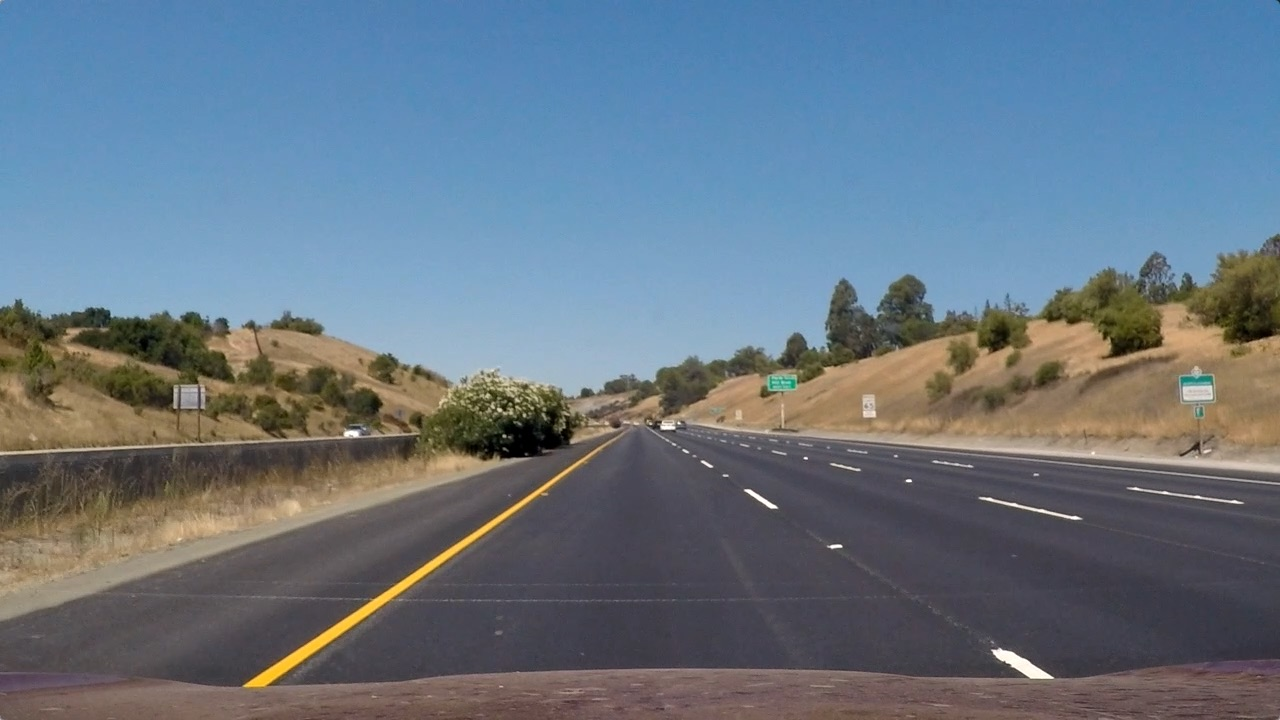
#> input picture phase 2/test_images/straight_lines1.jpg, 1280 x 720 px; its folder holds 4 pictures in this run
$ jupyter execute --allow-errors 'Vehicle detection using SVM and HOG feature extaction.ipynb'   (shell and % lines are left out)   (older library calls are emulated)
#> lines starting #> are read from the running program, lines starting #| are printed output that depends on the picture
# imports

[cell 1]
import os
import glob
import numpy as np
import matplotlib.pyplot as plt
import pickle
import time
import matplotlib.image as mpimg
from matplotlib import cm
from moviepy.editor import VideoFileClip
from sklearn.svm import LinearSVC
from sklearn.preprocessing import StandardScaler
from sklearn.model_selection import train_test_split
from skimage.feature import hog
from scipy.ndimage.measurements import label
import cv2
import math

# We plan to use Support vector classifier in this project, so we found a dataset online to use

## Loading dataset

[cell 2]
vehicle_images=[]
non_vehicle_images=[]

for root,dirs,files in os.walk('./vehicles/'):
    for file in files:
        if file.endswith('.png'):
            vehicle_images.append(os.path.join(root, file))


for root,dirs,files in os.walk('./non-vehicles/'):
    for file in files:
        if file.endswith('.png'):
            non_vehicle_images.append(os.path.join(root, file))

[cell 3]
v_images_number=len(vehicle_images)
nv_images_number=len(non_vehicle_images)
print('number of car images: ',v_images_number)
print('number of non-car images: ',nv_images_number)
#> (the rest of this cell did not finish here and is left out)

### Random vehicle images

[cell 4]
fig,ax=plt.subplots(4,4,figsize=(10,8))
ax= ax.ravel()

#> (the rest of this cell did not finish here and is left out)

### Random non vehicle images

[cell 5]
fig,ax=plt.subplots(4,4,figsize=(10,8))
ax= ax.ravel()

#> (the rest of this cell did not finish here and is left out)

## Hog Feature Extraction

[cell 6]
# Compute binned color features by scaling images down
# [5 lines left out: function get_feature_vector, not called in this run]

[cell 7]
# Compute color histogram features
# [9 lines left out: function get_hist_features, not called in this run]

### Returning HOG features

[cell 8]
# [14 lines left out: function get_hog_features, not called in this run]

[cell 9]
# Extract feature wrapper that extracts and combines all features
def extract_and_combine(imgs, cspace='RGB', orient=9,
                        pix_per_cell=8, cell_per_block=2, hog_channel=0, spatial_size=(32, 32),
                        hist_bins=32, hist_range=(0, 256)):
    # Create a list to append feature vectors to
    features = []
    # Iterate through the list of images
    for img in imgs:
            # Read in each one by one
            image = mpimg.imread(img)
            # apply color conversion if other than 'RGB'

            if cspace != 'RGB':
                if cspace == 'HSV':
                    feature_image = cv2.cvtColor(image, cv2.COLOR_RGB2HSV)
                elif cspace == 'LUV':
                    feature_image = cv2.cvtColor(image, cv2.COLOR_RGB2LUV)
                elif cspace == 'HLS':
                    feature_image = cv2.cvtColor(image, cv2.COLOR_RGB2HLS)
                elif cspace == 'YUV':
                    feature_image = cv2.cvtColor(image, cv2.COLOR_RGB2YUV)
                elif cspace == 'YCrCb':
                    feature_image = cv2.cvtColor(image, cv2.COLOR_RGB2YCrCb)
            else: feature_image = np.copy(image)

            # Call get_hog_features() with vis=False, feature_vec=True
            if hog_channel == 'ALL':
                hog_features = []
                for channel in range(feature_image.shape[2]):
                    hog_features.append(get_hog_features(feature_image[:,:,channel],
                                        orient, pix_per_cell, cell_per_block,
                                        vis=False, feature_vec=True))
                hog_features = np.ravel(hog_features)
            else:
                hog_features = get_hog_features(feature_image[:,:,hog_channel], orient,
                            pix_per_cell, cell_per_block, vis=False, feature_vec=True)

            # Apply bin_spatial() to get spatial color features
            spatial_features = get_feature_vector(feature_image, size=spatial_size)
            # Apply color_hist() also with a color space option now
            hist_features = get_hist_features(feature_image, nbins=hist_bins, bins_range=hist_range)
            # Append the new feature vector to the features list
            features.append(np.concatenate((spatial_features, hist_features,hog_features)))
    # Return list of feature vectors
    return features

### Visualizing HOG Feature Extraction

#> (a cell that did not finish here is left out)

## Extracting Features for model

[cell 11]
spatial = 32
hist_bins = 32
colorspace = 'YCrCb' # Can be RGB, HSV, LUV, HLS, YUV, YCrCb #YCrCb best
orient = 9
pix_per_cell = 8
cell_per_block = 2
spatial_size= (32, 32)
heat_threshold= 4 # 12
hog_channel = "ALL" # Can be 0, 1, 2, or "ALL" #ALL,0 best
ystart_ystop_scale = [(405, 510, 1), (400, 600, 1.5), (500, 710, 2.5)]

car_features = extract_and_combine(vehicle_images, cspace=colorspace, orient=orient,
                        pix_per_cell=pix_per_cell, cell_per_block=cell_per_block,
                        hog_channel=hog_channel, spatial_size=(spatial, spatial),
                        hist_bins=hist_bins, hist_range=(0, 256))

non_car_features = extract_and_combine(non_vehicle_images,cspace=colorspace,orient=orient,
                        pix_per_cell=pix_per_cell, cell_per_block=cell_per_block,
                        hog_channel=hog_channel, spatial_size=(spatial, spatial),
                        hist_bins=hist_bins, hist_range=(0, 256))

## Preparing training and testing sets

[cell 12]
# Create an array stack of feature vectors
X = np.vstack((car_features, non_car_features)).astype(np.float64)
# Fit a per-column scaler
#> (the rest of this cell did not finish here and is left out)

### SVC model

[cell 13]
# Use a linear SVC
model = LinearSVC()

# Check the training time for the SVC
t=time.time()
#> (the rest of this cell did not finish here and is left out)

### Saving pickled data for pipeline

[cell 14]
# Save data to pickle file
dist_pickle = {}
dist_pickle["svc"] = model
#> (the rest of this cell did not finish here and is left out)

## Window Search for HOG

[cell 15]
test_images = np.array([plt.imread(i) for i in glob.glob('./test_images/*.jpg')])
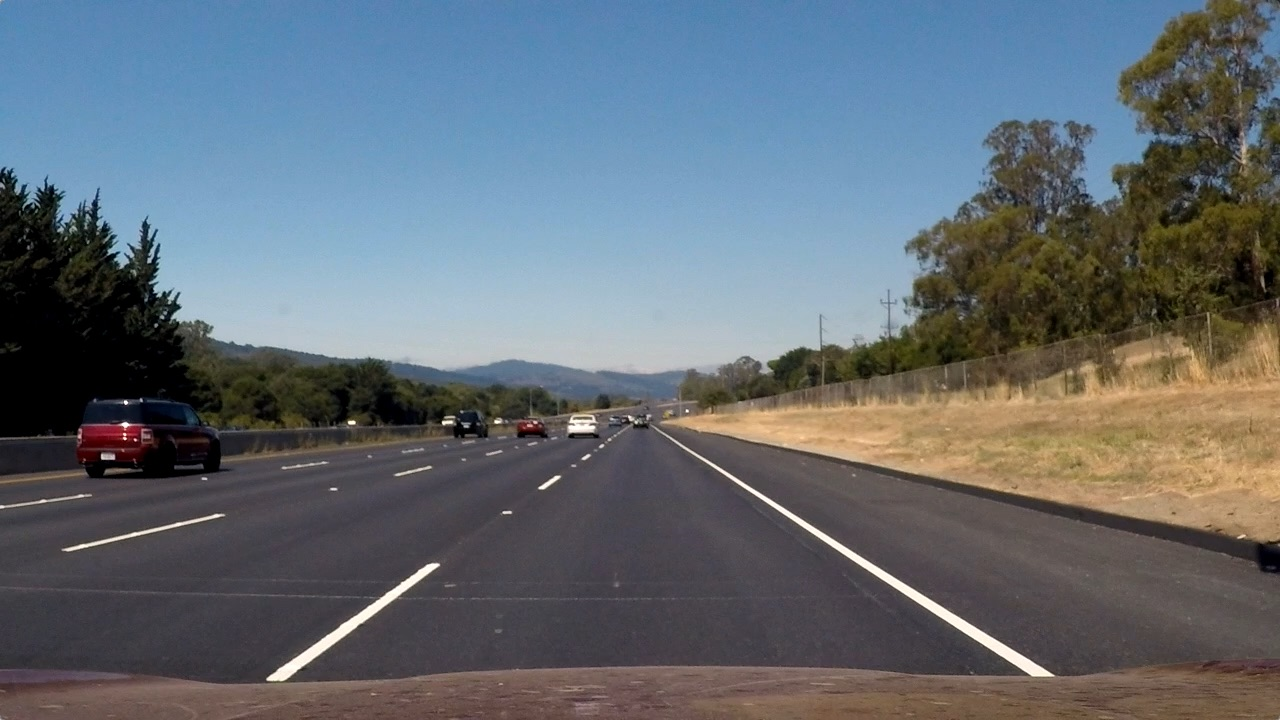
#> input picture phase 2/test_images/straight_lines2.jpg, 1280 x 720 px
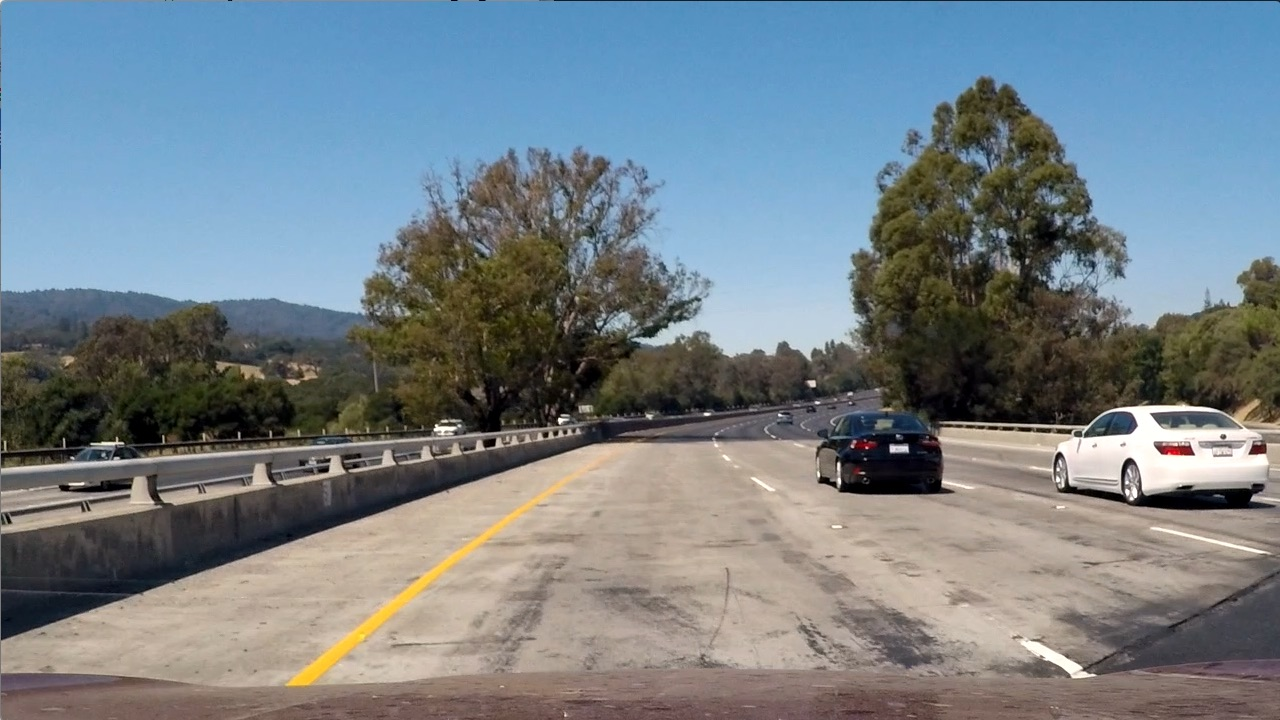
#> input picture phase 2/test_images/test1.jpg, 1280 x 720 px
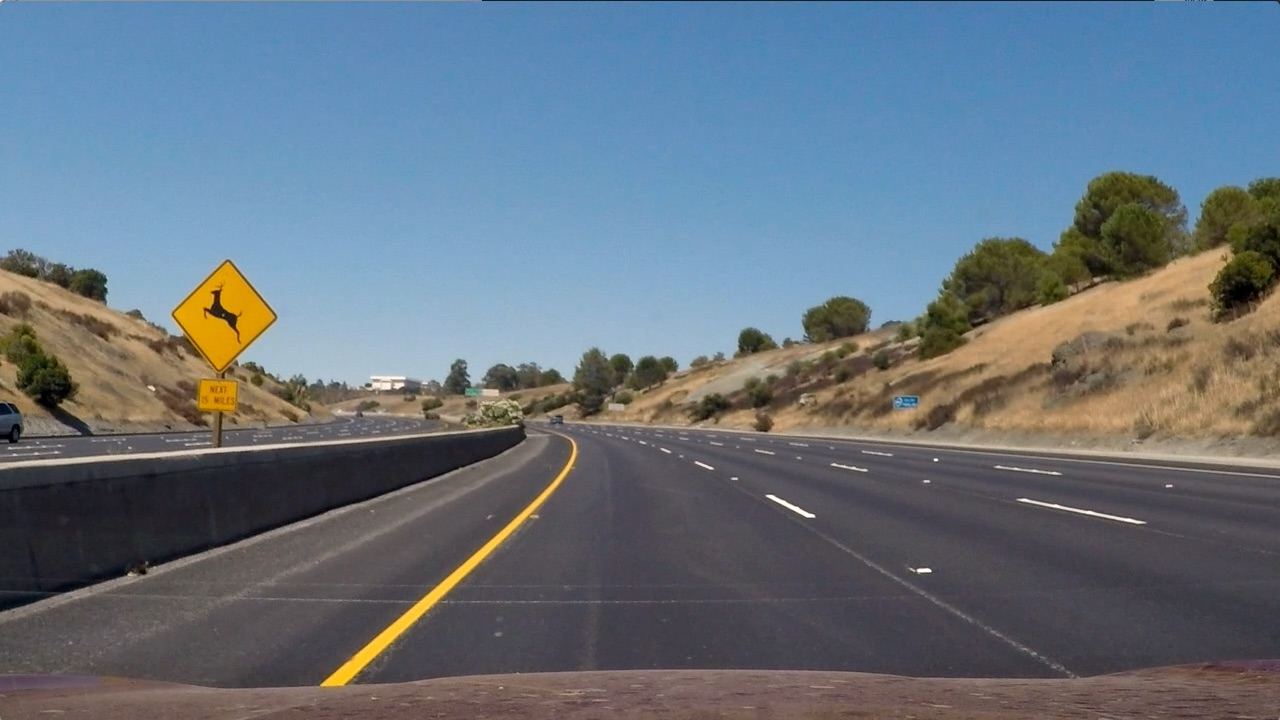
#> input picture phase 2/test_images/test2.jpg, 1280 x 720 px
